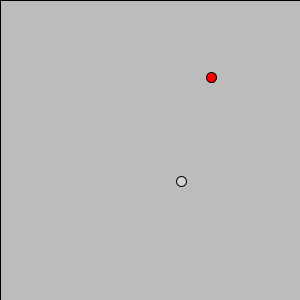
Frame 1 (no input)
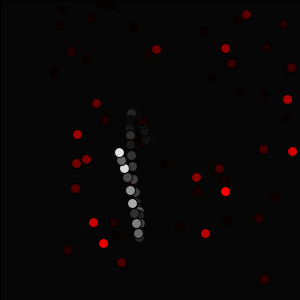
Frame 60 (the mouse pressed at the canvas centre just before this capture)
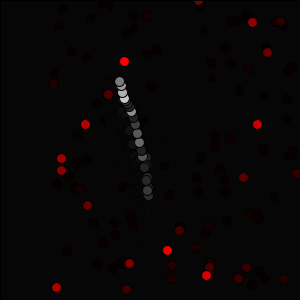
Frame 120 (the mouse held since frame 60 and released just before this capture)

The Processing sketch that drew these frames (run headless with seeded random() and noise(); from frame 60 on, the mouse is pressed at the canvas centre):

// Processing sketch: processing_67757
// ── processing_67757.pde

float xOff=0;
float yOff=0;

void setup() {
size(300,300);
//frameRate(2);
}

void draw() {
//background(0,0,255);
fill(0, 20);
rect(0,0,width,height);
float x= random(50, width);
float y = random(height);

float nX = noise(xOff) * width;
float nY = noise(yOff) * height;

xOff += 0.01;
yOff = yOff + 0.04;
fill(x);
ellipse (nX, nY, 10, 10);
fill(255,0,0);
ellipse(x,y,10,10);

}
